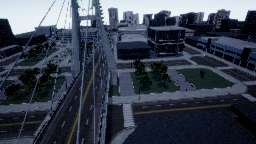
#> input picture images/img0.png, 256 x 144 px
$ python optical_flow.py
#> lines starting #> are read from the running program, lines starting #| are printed output that depends on the picture; after the words box and inside, x2 and y2 are one past the last pixel; in counts of white or black regions, pixels touching at a corner belong together
import cv2 as cv
import numpy as np

# params for ShiTomasi corner detection
feature_params = dict( maxCorners = 100,
                       qualityLevel = 0.02,
                       minDistance = 7,
                       blockSize = 7 )

# Parameters for lucas kanade optical flow
lk_params = dict( winSize  = (15,15),
                  maxLevel = 2,
                  criteria = (cv.TERM_CRITERIA_EPS | cv.TERM_CRITERIA_COUNT, 10, 0.03))

i = 0
while i <= 6:

  # first frame (make it gray)
  img = cv.imread("../images/img" + str(i) + ".png", cv.IMREAD_COLOR)
#> img is the input picture: shape (144, 256, 3); mean B, G, R 80, 66.4, 58.9
  img_gray = cv.cvtColor(img, cv.COLOR_BGR2GRAY)
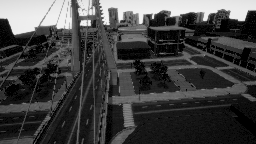
#> img_gray: shape (144, 256); min 0, max 242, mean 65.7

  img_next = cv.imread("../images/img" + str(i+1) + ".png", cv.IMREAD_COLOR)
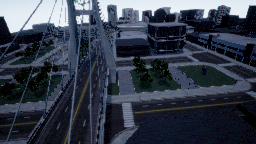
#> input picture images/img1.png, 256 x 144 px
#> img_next is the input picture: shape (144, 256, 3); mean B, G, R 75.4, 61.8, 54.5
  img_next_gray = cv.cvtColor(img_next, cv.COLOR_BGR2GRAY)
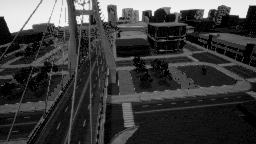
#> img_next_gray: shape (144, 256); min 0, max 241, mean 61.1

  p0 = cv.goodFeaturesToTrack(img_gray, mask = None, **feature_params)
#> p0 = 100 rows, first 8: [151, 16], [88, 23], [106, 22], [243, 18], [231, 16], [205, 19], [111, 10], [249, 13]

  p1, st, err = cv.calcOpticalFlowPyrLK(img_gray, img_next_gray, p0, None, **lk_params)
#> p1 = 100 rows, first 8: [150.8, 12.48], [86.18, 19.25], [104.5, 18.49], [243.9, 14.73], [231.5, 12.14], [205.1, 15.68], [109.9, 6.98], [250.4, 7.96]; st = 100 values, max 1 at index 0, min 0 at index 66, mean 0.99; err = 100 values, max 30.84 at index 1, min 0.00197 at index 66, mean 11.48
  print('p0', p0)
#> (printed output is left out)
  print('p1', p1)
#> (printed output is left out)
  flow = p1 - p0
#> flow = 100 rows, first 8: [-0.224, -3.52], [-1.82, -3.75], [-1.5, -3.51], [0.902, -3.27], [0.474, -3.86], [0.139, -3.32], [-1.15, -3.02], [1.41, -5.04]
  print('velocity', flow)
#| velocity [[[-2.2383118e-01 -3.5222931e+00]]
#|  [[-1.8152542e+00 -3.7548084e+00]]
#|  [[-1.5005875e+00 -3.5134430e+00]]
#|  [[ 9.0190125e-01 -3.2659836e+00]]
#|  [[ 4.7354126e-01 -3.8576031e+00]]
#|  [[ 1.3873291e-01 -3.3155661e+00]]
#|  [[-1.1467743e+00 -3.0189557e+00]]
#|  [[ 1.4096680e+00 -5.0368109e+00]]
#|  [[-3.6544061e+00 -1.9894257e+00]]
#|  [[-3.4621620e+00 -1.8872070e+00]]
#|  [[-1.0770035e+00 -3.0171795e+00]]
#|  [[-2.3324203e+00 -4.1647024e+00]]
#> (further printed lines are left out)

  # Create a mask image for drawing purposes
  mask = np.zeros_like(img)

  color = np.random.randint(0,255,(100,3))
  for i,(new,old) in enumerate(zip(p1,p0)):
    a,b = new.ravel()
    c,d = old.ravel()
    mask = cv.line(mask, (a,b),(c,d), color[i].tolist(), 2)
    img_next = cv.circle(img_next,(a,b),5,color[i].tolist(),-1)
#> this loop made 100 passes
#> (a, b, c, d) on passes 1 to 12: (150.8, 12.48, 151, 16), (86.18, 19.25, 88, 23), (104.5, 18.49, 106, 22), (243.9, 14.73, 243, 18), (231.5, 12.14, 231, 16), (205.1, 15.68, 205, 19), (109.9, 6.98, 111, 10), (250.4, 7.96, 249, 13), (2.35, 19.01, 6, 21), (11.54, 30.11, 15, 32), (118.9, 15.98, 120, 19), (98.67, 10.84, 101, 15)
#> pass 1, `img_next = cv.circle(img_next,(a,b),5,color[i].tolist(),-1)`:
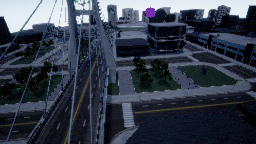
#> img_next: shape (144, 256, 3); 0.22% of pixels changed, all inside (x1, y1, x2, y2) = (145, 7, 156, 18)
#> after the loop:
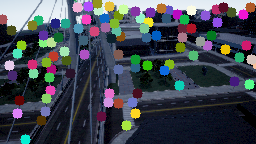
#> img_next: shape (144, 256, 3); mean B, G, R 80.5, 71.1, 66
#> after the loop:
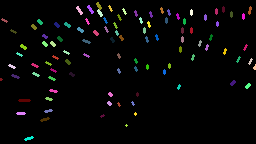
#> mask: shape (144, 256, 3); mean of channels 0, 1, 2 5.7, 5.9, 6; drawn as B, G, R

  img_next_flow = cv.add(img_next,mask)
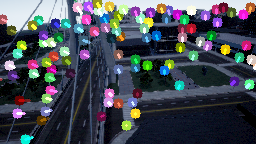
#> img_next_flow: shape (144, 256, 3); mean B, G, R 83.8, 74.4, 69.5

  cv.imwrite('../images/img' + str(i+1) + '_flow.png',img_next_flow)

  i+=1
#> i = 100
